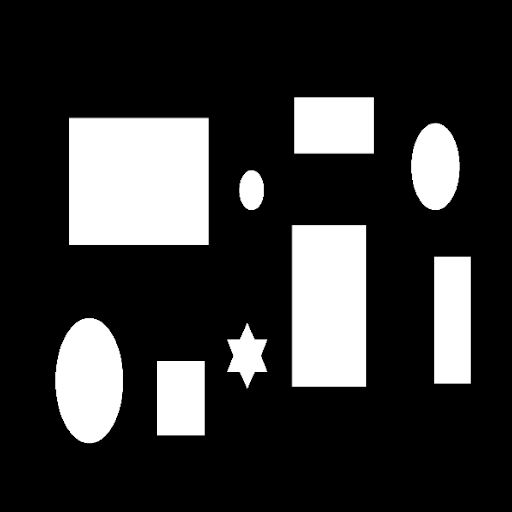
//> input picture Task_2/task2.png, 512 x 512 px
$ ./rrt-star   (built with g++ and OpenCV 4)
//> lines starting //> are read from the running program, lines starting //| are printed output that depends on the picture; after the words box and inside, x2 and y2 are one past the last pixel; in counts of white or black regions, pixels touching at a corner belong together
#include <bits/stdc++.h>
#include "stdio.h"
#include <stdlib.h>
#include <vector>
#include <math.h>
#include "opencv2/core/core_c.h"
#include "opencv2/core/core.hpp"
#include "opencv2/flann/miniflann.hpp"
#include "opencv2/imgproc/imgproc_c.h"
#include "opencv2/imgproc/imgproc.hpp"
#include "opencv2/video/video.hpp"
#include "opencv2/features2d/features2d.hpp"
#include "opencv2/objdetect/objdetect.hpp"
#include "opencv2/calib3d/calib3d.hpp"
#include "opencv2/ml/ml.hpp"
#include "opencv2/highgui/highgui_c.h"
#include "opencv2/highgui/highgui.hpp"
//#include "opencv2/contrib/contrib.hpp"

using namespace cv;
using namespace std;

#define pb push_back
#define START 6
#define END 495
typedef struct
{
  int x;
  int y;
}point;

typedef struct Node1 {
    int parent;
    point position;
    float dist;
}Node1;

typedef struct edge{
	Node1 p1;
	Node1 p2;
}edge;

Node1 start_node;
Node1 end_node;
Mat img;
Node1 nodes[5000];
int totnodes = 0;
int checkdest = 0;
int step_size = 10;
int iter = 0;
int nbd=30.0;
vector<point> fpoints;
//vector<edge> edges;


void init()
{
    start_node.position.x = START;
    start_node.position.y = START;
    start_node.parent = -1;
    start_node.dist=0;
    for(int i=start_node.position.x - 5; i < start_node.position.x + 5&&i>=0; i++)
    {
      for(int j=start_node.position.y - 5; j < start_node.position.y + 5&&j>=0; j++)
      {
        img.at<Vec3b>(i, j)[0] = 255;
        img.at<Vec3b>(i, j)[1] = 0;
        img.at<Vec3b>(i, j)[2] = 0;
      }
    }
    nodes[totnodes++] = start_node;
    end_node.position.x = END;
    end_node.position.y = END;
    //end_node.dist=node_dist(start_node.position,end_node.position);
    for(int i=end_node.position.x - 5; i < end_node.position.x + 5&&i<=img.rows; i++)
    {
      for(int j=end_node.position.y - 5; j < end_node.position.y + 5&&j<=img.cols; j++)
      {
        img.at<Vec3b>(i, j)[0] = 0;
        img.at<Vec3b>(i, j)[1] = 0;
        img.at<Vec3b>(i, j)[2] = 255;
      }
    }
    srand(time(NULL));
}
float node_dist(point p, point q)
{
  point v;
  v.x = p.x - q.x;
  v.y = p.y - q.y;
  return sqrt(pow(v.x, 2) + pow(v.y, 2));
}
int near_node(Node1 rnode)
{
  float min_dist = 10000.0, dist= node_dist(start_node.position, rnode.position);
  int lnode = 0, i = 0;
  for(i=0; i<totnodes; i++)
  {
    dist = node_dist(nodes[i].position, rnode.position);
    if(dist<min_dist)
    {
      min_dist = dist;
      lnode = i;
    }
  }
  return lnode;
}
point stepping(point nnode,point rnode)
{
  point interm, step;
  float magn = 0.0, x = 0.0, y = 0.0;
  interm.x = rnode.x - nnode.x;
  interm.y = rnode.y - nnode.y;
  magn = sqrt((interm.x)*(interm.x) + (interm.y)*(interm.y));
  x = (float)(interm.x / magn);
  y = (float)(interm.y / magn);
  step.x = (int)(nnode.x + step_size*x);
  step.y = (int)(nnode.y + step_size*y);
  return step;
}

int choose_parent(Node1 nnode,Node1 nearnode,int ind)
{

	nnode.dist=nearnode.dist+node_dist(nearnode.position,nnode.position);


	for(int i=0;i<totnodes;i++)
	{
		if(node_dist(nodes[i].position,nnode.position)<nbd)
		{
			if(nodes[i].dist+node_dist(nodes[i].position,nnode.position)<=nnode.dist)
			{

				//nnode.dist=nodes[i].dist+node_dist(nodes[i].position,nnode.position);
			    ind=i;
			    //cout<<" 1";

			}

		}
	}


	return ind;

}


int check_validity_1(point p, point q)
{
  point large, small;
  int i = 0, j1 = 0, j2 = 0;
  double slope;
  if(q.x<p.x)https://www.codechef.com/users/viplaw
  {
    small = q;
    large = p;
  }
  else
  {
    small = p;
    large = q;
  }
  if(large.x == small.x)
    return 0;
  slope = ((double)large.y - small.y)/((double)large.x - small.x);
  for(i=small.x+1; i<large.x; i++)
  {
    j1 = (int)((i*slope) - (small.x)*(slope) + small.y);
    j2 = j1 + 1;
    if((i<0) || (i>550) || (j1<0) || (j1>550) || (j2<0) || (j2>550))
      continue;
    if(((int)img.at<Vec3b>(i, j1)[0] <250) && ((int)img.at<Vec3b>(i, j1)[1] < 250) && ((int)img.at<Vec3b>(i, j1)[2] < 250))
     return 0;
     if(((int)img.at<Vec3b>(i, j2)[0] <250) && ((int)img.at<Vec3b>(i, j2)[1] < 250) && ((int)img.at<Vec3b>(i, j2)[2] < 250))
      return 0;  }
  return 1;
}
int check_validity_2(point p, point q)
{
  point large, small;
  int i = 0, j1 = 0, j2 = 0;
  double slope;
  if(q.y<p.y)
  {
    small = q;
    large = p;
  }
  else
  {
    small = p;
    large = q;
  }
  if(large.x == small.x)
    return 0;
  slope = ((double)large.y - small.y)/((double)large.x - small.x);
  for(i=small.y+1; i<large.y; i++)
  {
    j1 = (int)(((i - small.y)/slope) + small.x);
    j2 = j1 + 1;
    if((i<0) || (i>550) || (j1<0) || (j1>550) || (j2<0) || (j2>550))
      continue;
    if(((int)img.at<Vec3b>(j1, i)[0] <250) && ((int)img.at<Vec3b>(j1, i)[1] < 250) && ((int)img.at<Vec3b>(j1, i)[2] < 250))
     return 0;
     if(((int)img.at<Vec3b>(j2, i)[0] <250) && ((int)img.at<Vec3b>(j2, i)[1] < 250) && ((int)img.at<Vec3b>(j2, i)[2] < 250))
      return 0;
  }
  return 1;
}

void rewire(Node1 n1)
{
	for(int i=0;i<totnodes;i++)
	{					line(img, Point((nodes[i].position).y, (nodes[i].position).x), Point(nodes[nodes[i].parent].position.y, nodes[nodes[i].parent].position.x), Scalar(0, 255, 0), 2, 6,0);

		if(node_dist(nodes[i].position,n1.position)<nbd)
		{
			if(n1.dist+node_dist(n1.position,nodes[i].position)<nodes[i].dist)
			{
				//cout<<2<<endl;
				line(img, Point((nodes[i].position).y, (nodes[i].position).x), Point(nodes[nodes[i].parent].position.y, nodes[nodes[i].parent].position.x), Scalar(255, 255, 255), 2, 6,0);
				nodes[i].parent=totnodes-1;
				nodes[i].dist=n1.dist+node_dist(n1.position,nodes[i].position);
				line(img, Point((nodes[i].position).y, (nodes[i].position).x), Point(nodes[nodes[i].parent].position.y, nodes[nodes[i].parent].position.x), Scalar(0, 255, 0), 2, 6,0);

			}
		}
	}
}


// [62 lines left out: function draw_path, not called in this run]

void rrt()
{
  int flag1 = 0, index = 0, flag2 = 0;
    Node1 rnode;
    Node1 newn;
    (rnode.position).x = rand() % 512 + 1;
    (rnode.position).y = rand() % 512 + 1;
    index = near_node(rnode);
    if((node_dist(rnode.position, nodes[index].position))<step_size)
      return;
    else
      newn.position = stepping(nodes[index].position,rnode.position);
    flag1 = check_validity_1(nodes[index].position, newn.position);
    flag2 = check_validity_2(nodes[index].position, newn.position);
    if((flag1 == 1) && (flag2 == 1))
    {

      newn.parent =choose_parent(newn,nodes[index],index);

      //cout<<newn.parent<<endl;

      newn.dist=nodes[newn.parent].dist+node_dist(nodes[newn.parent].position,newn.position);
      nodes[totnodes++] = newn;
      //cout<<node_dist(nodes[newn.parent].position,newn.position)<<" "<< nodes[newn.parent].dist<<endl;

     rewire(newn);
      //edges.push_back({newn,nodes[newn.parent]});
      //line(img, Point((newn.position).y, (newn.position).x), Point(nodes[index].position.y, nodes[index].position.x), Scalar(0, 255, 255), 2, 8);
      for(int i=newn.position.x - 2; i < newn.position.x + 2; i++)
      {
        for(int j=newn.position.y-2;j < newn.position.y + 2; j++)
        {
          if((i<0) || (i>512) || (j<0) || (j>512))
            continue;

          img.at<Vec3b>(i, j)[0] = 0;
          img.at<Vec3b>(i, j)[1] = 255;
          img.at<Vec3b>(i, j)[2] = 0;
        }
      }
      if((check_validity_1(newn.position, end_node.position)) && (check_validity_2(newn.position, end_node.position)) && (node_dist(newn.position,end_node.position) < step_size))
      {
        checkdest = 1;
        nodes[totnodes++] = end_node;
        end_node.parent = totnodes-2;
       draw_path();
      }
    }
    iter++;
    imshow("window", img);
    waitKey(1);
}

int main()
{
  img = imread("task2.png", CV_LOAD_IMAGE_COLOR);
//> img is the input picture: 512 rows x 512 cols, CV_8UC3; min 0, max 255, mean 53.1
  for(int i=0;i<img.rows;i++)
  {
  	for(int j=0;j<img.cols;j++)
  	{
  		if(img.at<Vec3b>(i, j)[0]==0&& img.at<Vec3b>(i, j)[1]==0&&img.at<Vec3b>(i, j)[2]==0)
  		{
  			img.at<Vec3b>(i, j)[0]=255;
  			img.at<Vec3b>(i, j)[1]=255;
  			img.at<Vec3b>(i, j)[2]=255;
  		}

  		else if(img.at<Vec3b>(i, j)[0] ==255&&img.at<Vec3b>(i, j)[1]==255&&img.at<Vec3b>(i, j)[2]==255)
  		{
  			img.at<Vec3b>(i, j)[0]=0;
  			img.at<Vec3b>(i, j)[1]=0;
  			img.at<Vec3b>(i, j)[2]=0;
  		}
  	}
  }
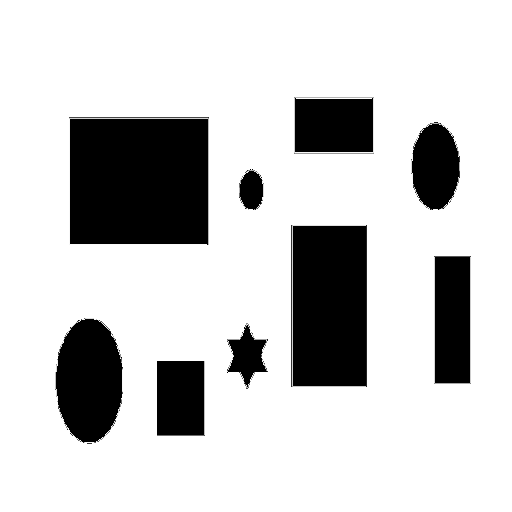
//> img: 512 rows x 512 cols, CV_8UC3; min 0, max 255, mean 203


  init();
//> after the loop in init, `for(int i=start_node.position.x - 5; i < start_node.position.x + 5&&i>..`: img: 512 rows x 512 cols, CV_8UC3; 100 pixels changed, all inside (x1, y1, x2, y2) = (1, 1, 11, 11)
//> after the loop in init, `for(int i=end_node.position.x - 5; i < end_node.position.x + 5&&i<=img..`: img: 512 rows x 512 cols, CV_8UC3; mean B, G, R 202.9, 202.8, 202.9
  while((checkdest == 0))
    rrt();
//> after the loop in rewire, `for(int i=0;i<totnodes;i++)`: img: 512 rows x 512 cols, CV_8UC3; mean B, G, R 202.8, 202.8, 202.9
//> the loop in rrt, `for(int i=newn.position.x - 2; i < newn.position.x + 2; i++)` made 4 passes
//> after the loop in rrt, `for(int i=newn.position.x - 2; i < newn.position.x + 2; i++)`: img: 512 rows x 512 cols, CV_8UC3; mean B, G, R 202.8, 202.8, 202.8
//> the loop in check_validity_1 (call 2), `for(i=small.x+1; i<large.x; i++)` made 109 passes
//> (j1, j2) on passes 1 to 12: (15, 16), (16, 17), (17, 18), (18, 19), (19, 20), (20, 21), (21, 22), (22, 23), (23, 24), (24, 25), (25, 26), (26, 27)

  namedWindow( "window", WINDOW_AUTOSIZE );
  imshow("window", img);
  waitKey();
  return 0;
}
